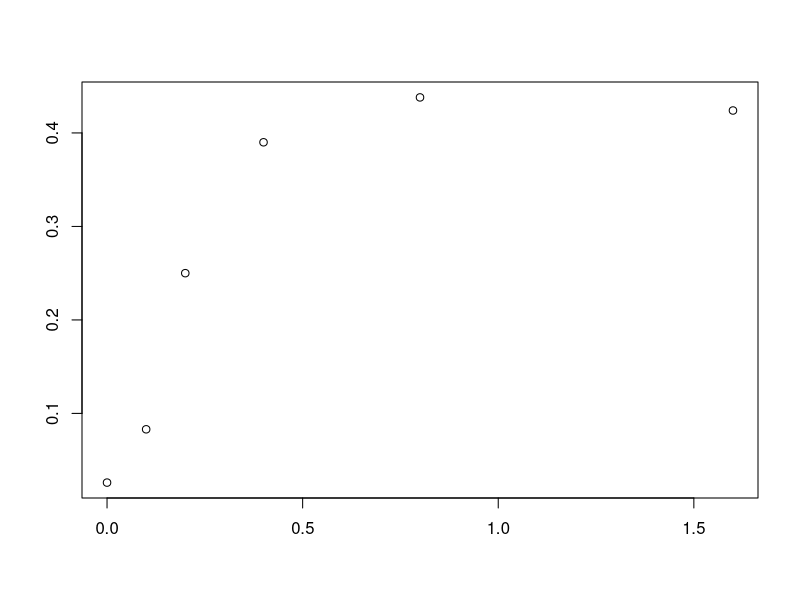
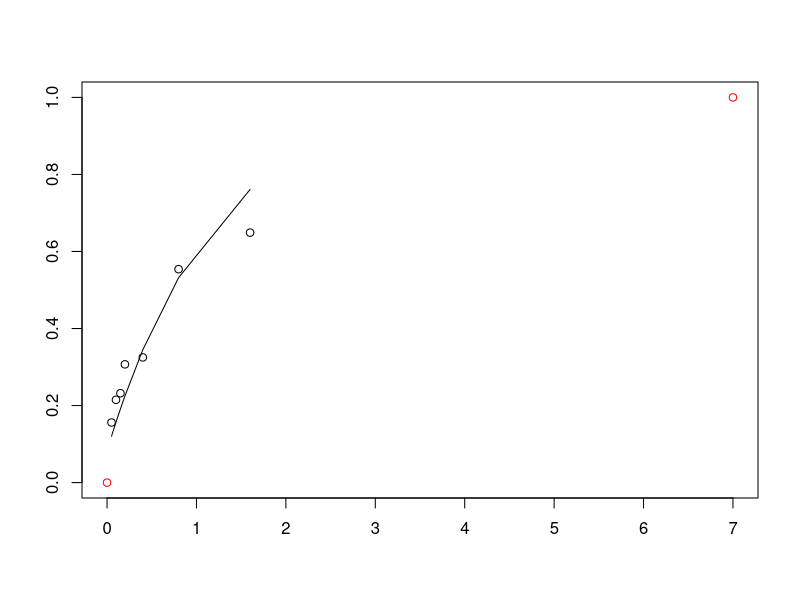

These charts were generated, in order, by the following R code:
##This is free, open-source software under GNU GPLv3. It comes with no warranty. It concerns radiogenic mouse HG tumorigenesis
#Written by Mark Ebert, Edward Huang, and Ray Sachs, summer 2017.
#Relevant references and their abbreviations in commenting this script are the following.
#".93Alp"=Alpen et al. "Tumorigenic potential of high-Z, high-LET charged-particle radiations." Rad Res 136:382-391.(1993)
#".94Alp"=Alpen et al. "Fluence-based relative biological effectiveness for charged particle carcinogenesis in mouse Harderian gland." Adv Space Res 14(10): 573-581. (1994).  
#"16Chang"=Chang et al. "Harderian Gland Tumorigenesis: Low-Dose and LET Response." Radiat Res 185(5): 449-460. (2016).  
#"16Srn"=1.	Siranart et al."Mixed Beam Murine Harderian Gland Tumorigenesis: Predicted Dose-Effect Relationships if neither Synergism nor Antagonism Occurs." Radiat Res 186(6): 577-591. (2016).  
#"17Cuc"=Cucinotta & Cacao. "Non-Targeted Effects Models Predict Significantly Higher Mars Mission Cancer Risk than Targeted Effects Models." Sci Rep 7(1): 1832. (2017).  PMC5431989
rm(list=ls())
ddfr=data.frame( #data used in 16Chang  
  Dose=c(0.2,0.4,0.6,1.2,2.4,3.2,5.1,7,0.05,0.1,0.15,0.2,0.4,0.8,1.6,0.05,0.1,0.2,0.4,0,0.1,0.2,0.4,0.8,1.6,0.4,0.8,1.6,3.2,0.05,0.1,0.2,0.4,0.8,0.1,0.2,0.4,0.8,0.1,0.2,0.4,0.04,0.08,0.16,0.32,0.033,0.066,0.13,0.26,0.52,.2, .4, .6),
  HG=c(0.091,0.045,0.101,0.169,0.347,0.431,0.667,0.623,0.156,0.215,0.232,0.307,0.325,0.554,0.649,0.123,0.145,0.207,0.31,0.026,0.083,0.25,0.39,0.438,0.424,0.093,0.195,0.302,0.292,0.109,0.054,0.066,0.128,0.286,0.183,0.167,0.396,0.536,0.192,0.234,0.317,0.092,0.131,0.124,0.297,0.082,0.088,0.146,0.236,0.371,.154,.132,.333),#HG prevalence as defined in 16Chang
  NWeight=c(520,2048,1145,584,313,232,293,221,1162,877,455,409,374,223,320,742,661,347,131,6081,1091,251,244,191,131,645,255,199,111,649,378,973,833,201,468,381,197,109,496,257,185,1902,1063,884,350,1767,1408,874,299,261,322,206,67),#nominal weight for weighted least squaresregression; see .93Alp. The Lanthanum entries were obtained by measuring the main graph in 17Cuc 
  index=c(rep(1,8),rep(0,17), rep(1,4),  rep(0,24)),#index=0 for Z>3 ions, index=1 for proton p (=1H1) and 2HE4 ions
  L=c(rep(1.6,8),rep(193,7),rep(250,4),rep(195,6),rep(0.4,4),rep(25,5),rep(464,4),rep(193,3),rep(70,4),rep(100,5),rep(953,3)), ##L=LET=LET_infinity=stopping power
  Z=c(rep(2,8),rep(26,17),rep(1,4),rep(10,5),rep(43,4),rep(26,3),rep(14,4),rep(22,5),rep(57,3)),#proton #, e.g. 2 for 2He4
  Zeff=c(rep("TBD",53)),# effective ion charge according to the formula of W.H Barkas. Zeff <= Z. Calculated below
  beta=c(rep("TBD",53)),# ion speed, relative to speed of light, calculated below
  MeVperu=c(rep(228,8),rep(600,7),rep(300,4),rep(600,6),rep(250,4),rep(670,5),rep(600,4),rep(600,3),rep(260,4),rep(1000,5),rep(593,3)),#Kinetic energy in MeV, divided by atomic mass, e.g. divided by 4u=4x931.5 MeV/c^2 for 2He4
  Katz=c(rep("TBD",53)),#for fully ionized nuclei, Katz's Z^2/beta^2, Calculated below. It is part of the Bethe Barkas Bloch equation for stopping power. Our calculations don't use Katz, but various similar calculations do.
  ion=c(rep("He4",8),rep("Fe56",17),rep("p",4),rep("Ne20",5),rep("Nb93",4),rep("Fe56",3),rep("Si28",4),rep("Ti48",5),rep("La139",3)),
  comments=c(".93AlpLooksOK",rep("",7),".93AlplooksOK",rep('',11),".93Alp.no.iso", "not in 17Cuc (or 16Chang?)",rep("",3),"16Chang all OK?",rep('',24),".94Alp","From graphs",'e.g. in 17Cuc')) 
Y=0.001*ddfr[,"MeVperu"]# convert to GeV/u for convenience in a calculation
ddfr[,"Katz"]=round((ddfr[,"Z"])^2*(2.57*Y^2+4.781*Y+2.233)/(2.57*Y^2+4.781*Y),2)#special relativistic calculation of Z^2/beta^2. The numerics include conversion from GeV to joules and from u to kg.
ddfr[,"beta"]=round(ddfr[,"Z"]*sqrt(1/ddfr[,"Katz"]),3)#i.e. Z*sqrt(beta^2/Z^2)
ddfr[,"Zeff"]=round(ddfr[,"Z"]*(1-exp(-125*ddfr[,"Z"]^(-2.0/3))),2)#Barkas formula for Zeff; for us Zeff is almost Z

### Data for HG induced by photons from Cs-137 or Co-60 beta decay; from 16Chang
ddd=data.frame(
  Dose=c(0, 0.4, 0.8, 1.6, 3.2, 7, 0, .4, .8, .12, 1.6),
  HG=c(.026, .048, .093, .137, .322, .462, .0497, .054, .067, .128, .202),
  NWeight=c(6081.2, 4989.5, 1896.8, 981.1, 522.2, 205.2, 7474.1, 2877.6, 1423.7, 689.9, 514.9),
  Nucleus=c(rep("Cobalt-60", 6), rep("Cesium-137", 5)),
  Comments=c(rep("TBD", 11))
  )
LL=ddd[,"Dose"]
HG=ddd[,"HG"]
WT=ddd[,"NWeight"]
QQ=LL^2
LQ=lm(HG~LL+QQ)#,weights=WT)
summary(LQ, correlation=T)

### temporary chunk to enable visual tests of ddfr
aa=20;bb=25# checking ddfr for individual ions against graphs in .93Alp, 16Chang, and the new paper 17Cuc
plot(ddfr[aa:bb,"Dose"],ddfr[aa:bb,"HG"], ann='F') #example for checking ddfr
####
ddfra=ddfr[c(1:19,26:53),] ##removes the zero dose case and the no isograft data

######Mark: Here our model; works very well. could omit (1-exp(-150*phi*Dose/L) (=1 at every observed dose point !=0)
phi=3e3#controls how fast NTE build up from zero; not really needed since 150*phi*Dose/L>>1 at every observed Dose !=0  
IDERm=nls(HG~1-exp(-0.01*(2.75+(1-index)*aa1*L*Dose*exp(-aa2*L) +index*bb*Dose^2*exp(-ll0*Dose)+
                            (1-exp(-150*phi*Dose/L))*(1-index)*kk1)),data=ddfra, weights=NWeight,
  start=list(aa1=.9,aa2=.01,bb=4.5,ll0=.2, kk1=0.048))#calibrating parameters; only need 5 parameters for very good results
summary(IDERm,correlation=T); vcov(IDERm)# parameter values & accuracy; variance-covariance matrix
cc=coef(IDERm)#calibrated central values of the 5 parameters
HH=function(Dose,L,index){
  0.01*(2.75+(1-index)*cc[1]*L*Dose*exp(-cc[2]*L) +index*cc[3]*Dose^2*exp(-cc[4]*Dose)+
           (1-exp(-150*phi*Dose/L))*(1-index)*cc[5])
}
HGc=function(Dose,L,index) 1-exp(-HH(Dose,L,index))##this is the calibrated model. 

HHs=function(Dose,L,index){                 #Calculate slopes fpr later use in calculating I(d)
  0.01*((1-index)*cc[1]*L*exp(-cc[2]*L)+index*cc[3]*(2*Dose-cc[4]*Dose^2)*exp(-cc[4]*Dose)+
          exp(-150*phi*Dose/L)*(1-index)*cc[5]*150*phi/L)
  }
#Next is just a check that the derivative behaves the way it should.
L=1.400;index=1; Dose=0.01*1:1000# or, e.g. L=100; index=0; Dose=0.01*1:300 for a heavy ion
L=100; index=0; Dose=0.01*1:300
HHv=HH(Dose,L,index)
HHv2=c(0,HHv[1:(length(Dose)-1)])
DDer=(HHv-HHv2)
DDera=HHs(Dose-.005,L,index)
tail(DDer); tail(DDera)
###### end derivative check. Seems to be fine; we can take this whole bit out pretty soon. The next bit is from Dae.
 
#We will adapt his use of ode() and uniroot() to our model and our data but all the rest of from Dae is irrelevant to us.
# MIXIDER_function = function(r, L, Z.beta, d = seq(0, 0.2, by = 0.001), eta0 = 1.300771e-04, eta1 = 3.164156e-03, sig0 = 2.481817e+00, kap = 2.565276e+02) {
#   dE=function(yini,State,Pars){
#     eta0 = eta0; eta1 = eta1; sig0 = sig0; kap = kap
#     with(as.list(c(State, Pars)), {
#       P = vector(length = length(L))
#       sig = vector(length = length(L))
#       etaa = vector(length = length(L))
#       u = vector(length = length(L))
#       for (i in 1:length(L)) {
#         P[i] = (1-exp(-Z.beta[i]/kap))^2
#         sig[i] = sig0*P[i] + 0.041/6.24*L[i]*P[i]
#         etaa[i] = eta0*L[i]*exp(-eta1*L[i])
#         u[i] = uniroot(function(d) sig[i]*6.24*d/L[i]*(1-exp(-1024*d/L[i])) + etaa[i]*(1-exp(-10^5*d)) - I, lower = 0, upper = 10, tol = 10^-10)$root
#       }
#       dI = vector(length = length(L))
#       for (i in 1:length(L)) {
#         dI[i] = r[i]*(sig[i]*6.24/L[i]*exp(-1024*u[i]/L[i])*(exp(1024*u[i]/L[i]) + 1024*u[i]/L[i] - 1) + etaa[i]*10^5*exp(-10^5*u[i]))
#       }
#       dI = sum(dI)
#       return(list(c(dI)))
#     })
#   }
#   pars = NULL; yini = c(I= 0); d = d
#   out = ode(yini,times = d, dE, pars, method = "radau")
#   return(out)
#}##### End from Dae 

#######Next: visual checks to see if our calibration is consistent with 16Chang, .93Alp, .94Alp and 17Cuc
## Put various values in our calibrated simplified model to check with numbers and graphs in these references
L=1.6; Dose=ddfr[1:8,"Dose"];HGe=ddfr[1:8,"HG"];index=1#He in .93Alp. HGe=experimental HG.
#L=.4; Dose=ddfr[26:29,"Dose"];HGe=ddfr[26:29,"HG"];index=1#same for protons. 
L=193;Dose=ddfr[9:15,"Dose"]; HGe=ddfr[9:15,"HG"];index=0#same for Fe
plot(c(0,7),c(0,1),col='red', ann='F')# biggest Dose-effect range ever considered
lines(Dose,HGc(Dose,L,index))
points(Dose,HGe)#looks great for Helium, OK for protons; very good for iron. Mark: run some checks like these
